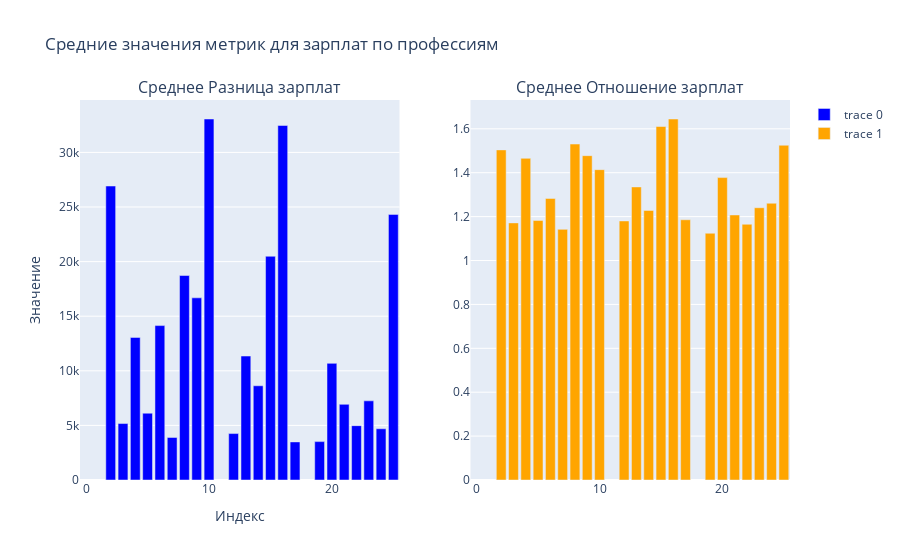

Notebook cell for this chart:
### Code cell
import plotly.graph_objects as go
from plotly.subplots import make_subplots

fig = make_subplots(rows=1, cols=2, shared_yaxes=False, subplot_titles=['Среднее Разница зарплат', 'Среднее Отношение зарплат'])
fig.add_trace(go.Bar(x=df_ans2.index, y=df_ans2['Среднее Разница зарплат'], marker_color='blue'), row=1, col=1)
fig.add_trace(go.Bar(x=df_ans2.index, y=df_ans2['Среднее Отношение зарплат'], marker_color='orange'), row=1, col=2)
fig.update_layout(title='Средние значения метрик для зарплат по профессиям', xaxis_title='Индекс', yaxis_title='Значение')
fig.show()

### Figure 1 — Plotly figure (JSON) as saved in the notebook; plotly's stock layout.template omitted (floating-point values rounded to 4 significant figures)
{"data": [{"marker": {"color": "blue"}, "type": "bar", "x": [0, 1, 2, 3, 4, 5, 6, 7, 8, 9, 10, 11, 12, 13, 14, 15, 16, 17, 18, 19, 20, 21, 22, 23, 24, 25], "xaxis": "x", "y": [null, null, 26920.0, 5170.0, 13060.0, 6118.0, 14140.0, 3899.0, 18720.0, 16680.0, 33060.0, null, 4252.0, 11350.0, 8629.0, 20490.0, 32470.0, 3489.0, null, 3515.0, 10680.0, 6930.0, 4977.0, 7249.0, 4692.0, 24320.0], "yaxis": "y"}, {"marker": {"color": "orange"}, "type": "bar", "x": [0, 1, 2, 3, 4, 5, 6, 7, 8, 9, 10, 11, 12, 13, 14, 15, 16, 17, 18, 19, 20, 21, 22, 23, 24, 25], "xaxis": "x2", "y": [null, null, 1.504, 1.171, 1.466, 1.182, 1.283, 1.142, 1.531, 1.478, 1.414, null, 1.18, 1.335, 1.228, 1.611, 1.645, 1.186, null, 1.124, 1.378, 1.208, 1.165, 1.24, 1.261, 1.525], "yaxis": "y2"}], "layout": {"annotations": [{"font": {"size": 16}, "showarrow": false, "text": "Среднее Разница зарплат", "x": 0.225, "xanchor": "center", "xref": "paper", "y": 1, "yanchor": "bottom", "yref": "paper"}, {"font": {"size": 16}, "showarrow": false, "text": "Среднее Отношение зарплат", "x": 0.775, "xanchor": "center", "xref": "paper", "y": 1, "yanchor": "bottom", "yref": "paper"}], "title": {"text": "Средние значения метрик для зарплат по профессиям"}, "xaxis": {"anchor": "y", "domain": [0, 0.45], "title": {"text": "Индекс"}}, "xaxis2": {"anchor": "y2", "domain": [0.55, 1]}, "yaxis": {"anchor": "x", "domain": [0, 1], "title": {"text": "Значение"}}, "yaxis2": {"anchor": "x2", "domain": [0, 1]}}}
